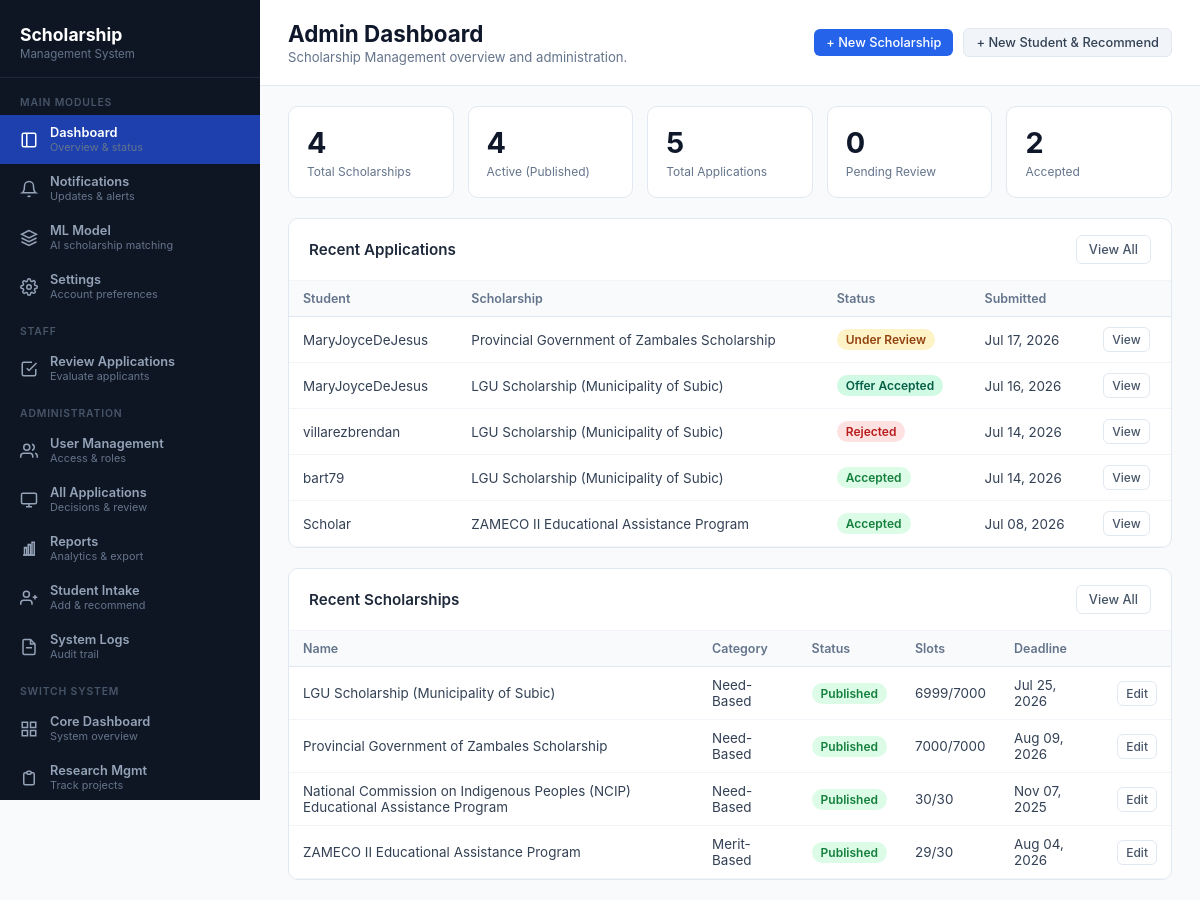
Page /scholarshipmanagement/dashboard/ (signed in) on the earlier database version.
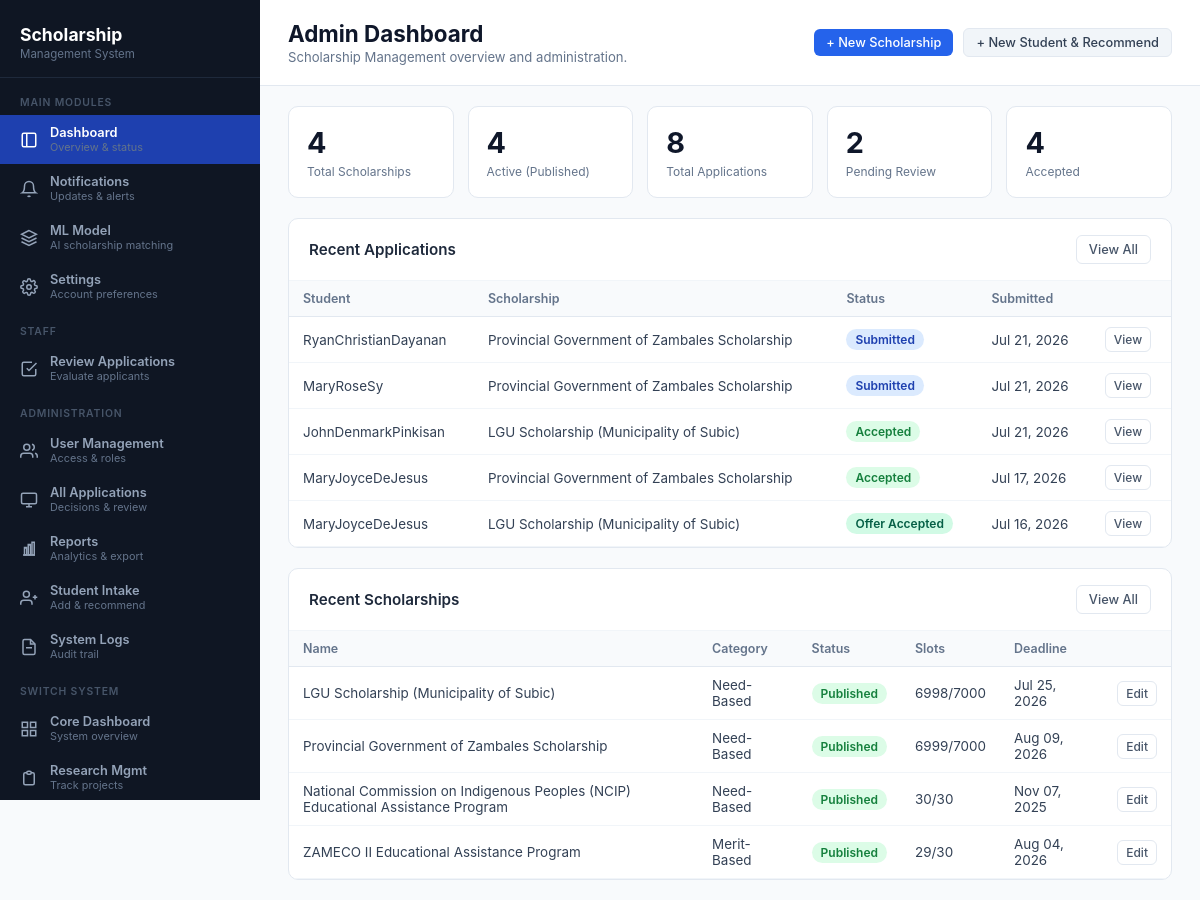
Same page on the later database version.
### scholarshipmanagement/models.py (models this page shows, shortened)
class Application(models.Model):
    STATUS_CHOICES = [
        ('draft', 'Draft'),
        ('submitted', 'Submitted'),
        ('under_review', 'Under Review'),
        ('accepted', 'Accepted'),
        ('rejected', 'Rejected'),
        ('waitlisted', 'Waitlisted'),
        ('offer_accepted', 'Offer Accepted'),
        ('offer_declined', 'Offer Declined'),
    ]
    id = models.UUIDField(primary_key=True, default=uuid.uuid4, editable=False)
    student = models.ForeignKey(
        settings.AUTH_USER_MODEL,
        on_delete=models.CASCADE,
        related_name='scholarship_applications'
    )
    scholarship = models.ForeignKey(
        Scholarship,
        on_delete=models.CASCADE,
        related_name='applications'
    )
    status = models.CharField(max_length=20, choices=STATUS_CHOICES, default='draft')
    motivation_essay = models.TextField(blank=True)
    achievements = models.TextField(blank=True)
    additional_info = models.JSONField(default=dict, blank=True)
    submitted_at = models.DateTimeField(null=True, blank=True)
    last_updated = models.DateTimeField(auto_now=True)
    created_at = models.DateTimeField(auto_now_add=True)
    class Meta:
        unique_together = ('student', 'scholarship')
        ordering = ['-created_at']

class Scholarship(models.Model):
    CATEGORY_CHOICES = [
        ('merit_based', 'Merit-Based'),
        ('need_based', 'Need-Based'),
        ('talent_based', 'Talent-Based'),
    ]
    TYPE_CHOICES = [
        ('government', 'Government'),
        ('private', 'Private'),
        ('corporate', 'Corporate'),
        ('organization', 'Organization'),
        ('lgu', 'LGU Scholarship'),
        ('provincial', 'Provincial Scholarship'),
    ]
    STATUS_CHOICES = [
        ('draft', 'Draft'),
        ('published', 'Published'),
        ('closed', 'Closed'),
        ('archived', 'Archived'),
    ]
    id = models.UUIDField(primary_key=True, default=uuid.uuid4, editable=False)
    name = models.CharField(max_length=255, unique=True)
    description = models.TextField()
    category = models.CharField(max_length=20, choices=CATEGORY_CHOICES)
    scholarship_type = models.CharField(max_length=30, choices=TYPE_CHOICES)
    status = models.CharField(max_length=20, choices=STATUS_CHOICES, default='draft')
    award_amount = models.DecimalField(max_digits=12, decimal_places=2)
    number_of_slots = models.PositiveIntegerField()
    renewable = models.BooleanField(default=False)
    eligibility_rules = models.JSONField(default=dict, blank=True)
    required_documents = models.JSONField(
        default=list,
        blank=True,
        help_text="Array of required document types: ['government_id', 'transcript', 'income_proof']"
    )
    application_start_date = models.DateTimeField()
    application_end_date = models.DateTimeField()
    decision_announcement_date = models.DateField(null=True, blank=True)
    admin = models.ForeignKey(
        settings.AUTH_USER_MODEL,
        on_delete=models.SET_NULL,
        null=True,
        related_name='managed_scholarships'
    )
    created_by = models.ForeignKey(
        settings.AUTH_USER_MODEL,
        on_delete=models.SET_NULL,
        null=True,
        related_name='created_scholarships'
    )
    created_at = models.DateTimeField(auto_now_add=True)
    updated_at = models.DateTimeField(auto_now=True)
    @property
    def accepted_count(self):
        return self.applications.filter(status='accepted').count()
    @property
    def slots_remaining(self):
        return max(0, self.number_of_slots - self.accepted_count)

### core/models.py (models this page shows, shortened)
class CustomUser(AbstractUser):
    id = models.UUIDField(primary_key=True, default=uuid.uuid4, editable=False)
    _first_name = models.CharField(max_length=255, blank=True, db_column='first_name')
    _middle_name = models.CharField(max_length=255, blank=True, db_column='middle_name')
    _last_name = models.CharField(max_length=255, blank=True, db_column='last_name')
    is_email_verified = models.BooleanField(default=False)
    bio = models.TextField(blank=True)
    _phone_number = models.CharField(max_length=255, blank=True, db_column='phone_number')
    avatar = models.ImageField(upload_to='avatars/', null=True, blank=True)
    avatar_url = models.URLField(max_length=500, blank=True, null=True)
    @property
    def first_name(self):
        return decrypt(self._first_name) if self._first_name else ''
    @first_name.setter
    def first_name(self, value):
        self._first_name = encrypt(value) if value else ''
    @property
    def middle_name(self):
        return decrypt(self._middle_name) if self._middle_name else ''
    @middle_name.setter
    def middle_name(self, value):
        self._middle_name = encrypt(value) if value else ''
    @property
    def last_name(self):
        return decrypt(self._last_name) if self._last_name else ''
    @last_name.setter
    def last_name(self, value):
        self._last_name = encrypt(value) if value else ''
    @property
    def phone_number(self):
        return decrypt(self._phone_number) if self._phone_number else ''
    @phone_number.setter
    def phone_number(self, value):
        self._phone_number = encrypt(value) if value else ''

### scholarshipmanagement/views.py (the view, shortened to what this page needs)
# urls.py: path("dashboard/", views.dashboard, name="ces-dashboard"),
@login_required
@require_system_access
def dashboard(request):
    current_system = getattr(request, 'current_system', None) or 'scholarshipmanagement'
    user_role = _get_user_role(request)
    is_admin = _is_admin(request)
    is_staff = _is_staff_or_above(request)
    try:
        profile = request.user.scholarship_profile
    except StudentProfile.DoesNotExist:
        profile = StudentProfile.objects.create(user=request.user)
    context = {
        'current_system': current_system,
        'user_role': user_role,
        'is_admin': is_admin,
        'is_staff': is_staff,
        'profile': profile,
    }
    if is_admin:
        context.update({
            'total_scholarships': Scholarship.objects.count(),
            'active_scholarships': Scholarship.objects.filter(status='published').count(),
            'total_applications': Application.objects.count(),
            'pending_applications': Application.objects.filter(status='submitted').count(),
            'under_review_applications': Application.objects.filter(status='under_review').count(),
            'accepted_applications': Application.objects.filter(status='accepted').count(),
            'recent_applications': Application.objects.select_related('student', 'scholarship').order_by('-created_at')[:5],
            'recent_scholarships': Scholarship.objects.order_by('-created_at')[:5],
        })
        return render(request, 'scholarshipmanagement/pages/admin/dashboard.html', context)

### core/utils/encryption.py (called while the page is built)
def decrypt(value: str) -> str:
    if not value:
        return ""
    try:
        return fernet.decrypt(value.encode()).decode()
    except InvalidToken:
        return value

### scholarshipmanagement/views.py (called while the page is built)
def _get_user_role(request):
    current_system = getattr(request, 'current_system', None) or 'scholarshipmanagement'
    membership = SystemMembership.objects.filter(
        user=request.user,
        system_name=current_system
    ).first()
    return membership.system_role if membership else None

def _is_admin(request):
    user_role = _get_user_role(request)
    return request.user.is_superuser or user_role in ('admin', 'superadmin')

def _is_staff_or_above(request):
    user_role = _get_user_role(request)
    return request.user.is_superuser or user_role in ('admin', 'superadmin', 'staff', 'reviewer')

### scholarshipmanagement/templates/scholarshipmanagement/pages/admin/dashboard.html (shortened to what this page needs)
{% extends 'scholarshipmanagement/base.html' %}
{% load static %}
{% block extra_head %}
<link rel="stylesheet" href="{% static 'scholarshipmanagement/css/pages/dashboard.css' %}">
{% endblock %}
{% block content %}
<main class="main-content">
  <div class="top-bar">
    <div class="page-header">
      <h1>Admin Dashboard</h1>
      <p>Scholarship Management overview and administration.</p>
    </div>
    <div class="top-actions">
      <a href="{% url 'scholarshipmanagement:create_scholarship' %}" class="btn btn-primary btn-sm">+ New Scholarship</a>
      <a href="{% url 'scholarshipmanagement:student_intake_recommendations' %}" class="btn btn-secondary btn-sm">+ New Student & Recommend</a>
    </div>
  </div>
  <div class="stats-grid">
    <div class="stat-card">
      <div class="stat-body"><div class="stat-value">{{ total_scholarships }}</div><div class="stat-label">Total Scholarships</div></div>
    </div>
    <div class="stat-card">
      <div class="stat-body"><div class="stat-value">{{ active_scholarships }}</div><div class="stat-label">Active (Published)</div></div>
    </div>
    <div class="stat-card">
      <div class="stat-body"><div class="stat-value">{{ total_applications }}</div><div class="stat-label">Total Applications</div></div>
    </div>
    <div class="stat-card">
      <div class="stat-body"><div class="stat-value">{{ pending_applications }}</div><div class="stat-label">Pending Review</div></div>
    </div>
    <div class="stat-card">
      <div class="stat-body"><div class="stat-value">{{ accepted_applications }}</div><div class="stat-label">Accepted</div></div>
    </div>
  </div>
  <section class="content-section">
    <div class="section-header">
      <h2>Recent Applications</h2>
      <a href="{% url 'scholarshipmanagement:admin_applications' %}" class="btn btn-ghost btn-sm">View All</a>
    </div>
    <table class="data-table">
      <thead><tr><th>Student</th><th>Scholarship</th><th>Status</th><th>Submitted</th><th></th></tr></thead>
      <tbody>
        {% for app in recent_applications %}
        <tr>
          <td>{{ app.student.username }}</td>
          <td>{{ app.scholarship.name }}</td>
          <td><span class="status-badge status--{{ app.status }}">{{ app.get_status_display }}</span></td>
          <td>{{ app.submitted_at|date:"M d, Y"|default:"—" }}</td>
          <td><a href="{% url 'scholarshipmanagement:application_detail' app.id %}" class="btn btn-ghost btn-xs">View</a></td>
        </tr>
        {% empty %}
        <tr><td colspan="5" class="empty-cell">No applications yet.</td></tr>
        {% endfor %}
      </tbody>
    </table>
  </section>
  <section class="content-section">
    <div class="section-header">
      <h2>Recent Scholarships</h2>
      <a href="{% url 'scholarshipmanagement:sm_scholarships' %}" class="btn btn-ghost btn-sm">View All</a>
    </div>
    <table class="data-table">
      <thead><tr><th>Name</th><th>Category</th><th>Status</th><th>Slots</th><th>Deadline</th><th></th></tr></thead>
      <tbody>
        {% for s in recent_scholarships %}
        <tr>
          <td>{{ s.name }}</td>
          <td>{{ s.get_category_display }}</td>
          <td><span class="status-badge status--{{ s.status }}">{{ s.get_status_display }}</span></td>
          <td>{{ s.slots_remaining }}/{{ s.number_of_slots }}</td>
          <td>{{ s.application_end_date|date:"M d, Y" }}</td>
          <td>
            <a href="{% url 'scholarshipmanagement:edit_scholarship' s.id %}" class="btn btn-ghost btn-xs">Edit</a>
          </td>
        </tr>
        {% empty %}
        <tr><td colspan="6" class="empty-cell">No scholarships yet.</td></tr>
        {% endfor %}
      </tbody>
    </table>
  </section>
</main>
{% endblock %}

Differences in the rows shown:
no longer on this page (row unchanged): Application: student.username "villarezbrendan", scholarship.name "LGU Scholarship (Municipality of Subic)", status "Rejected", submitted_at "Jul 14, 2026"
no longer on this page (row unchanged): Application: student.username "bart79", scholarship.name "LGU Scholarship (Municipality of Subic)", status "Accepted", submitted_at "Jul 14, 2026"
no longer on this page (row unchanged): Application: student.username "Scholar", scholarship.name "ZAMECO II Educational Assistance Program", status "Accepted", submitted_at "Jul 08, 2026"
added Application: student.username "RyanChristianDayanan", scholarship.name "Provincial Government of Zambales Scholarship", status "Submitted", submitted_at "Jul 21, 2026"
added Application: student.username "MaryRoseSy", scholarship.name "Provincial Government of Zambales Scholarship", status "Submitted", submitted_at "Jul 21, 2026"
added Application: student.username "JohnDenmarkPinkisan", scholarship.name "LGU Scholarship (Municipality of Subic)", status "Accepted", submitted_at "Jul 21, 2026"
changed Application "Jul 17, 2026": status "Under Review" → "Accepted"
computed for Scholarship "LGU Scholarship (Municipality of Subic)": slots_remaining "6999" → "6998"
computed for Scholarship "Provincial Government of Zambales Scholarship": slots_remaining "7000" → "6999"
Other differences:
{{ total_applications }}: "5" → "8"
{{ pending_applications }}: "0" → "2"
{{ accepted_applications }}: "2" → "4"
